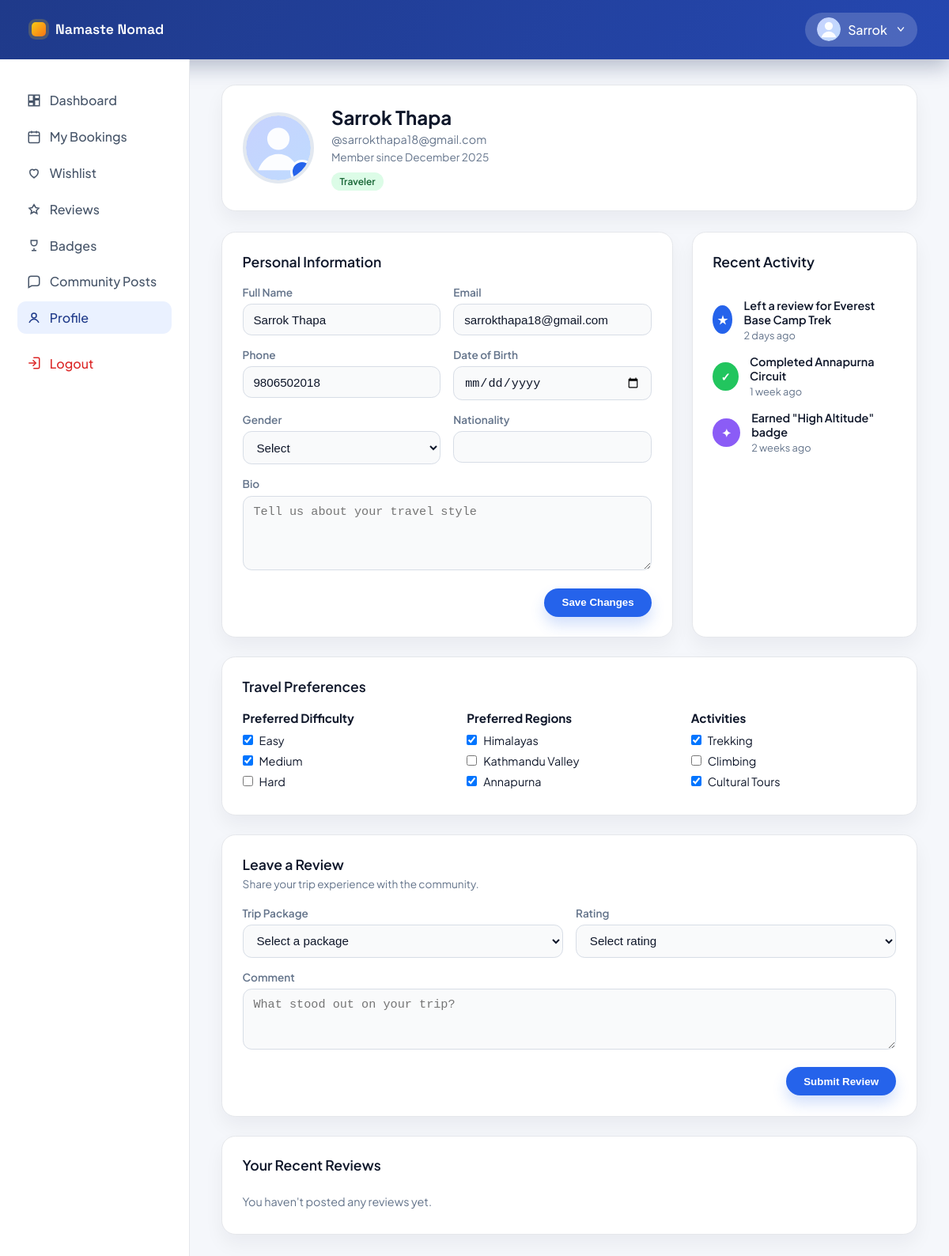
Before: /accounts/traveler/profile/ (signed in) with the older database file.
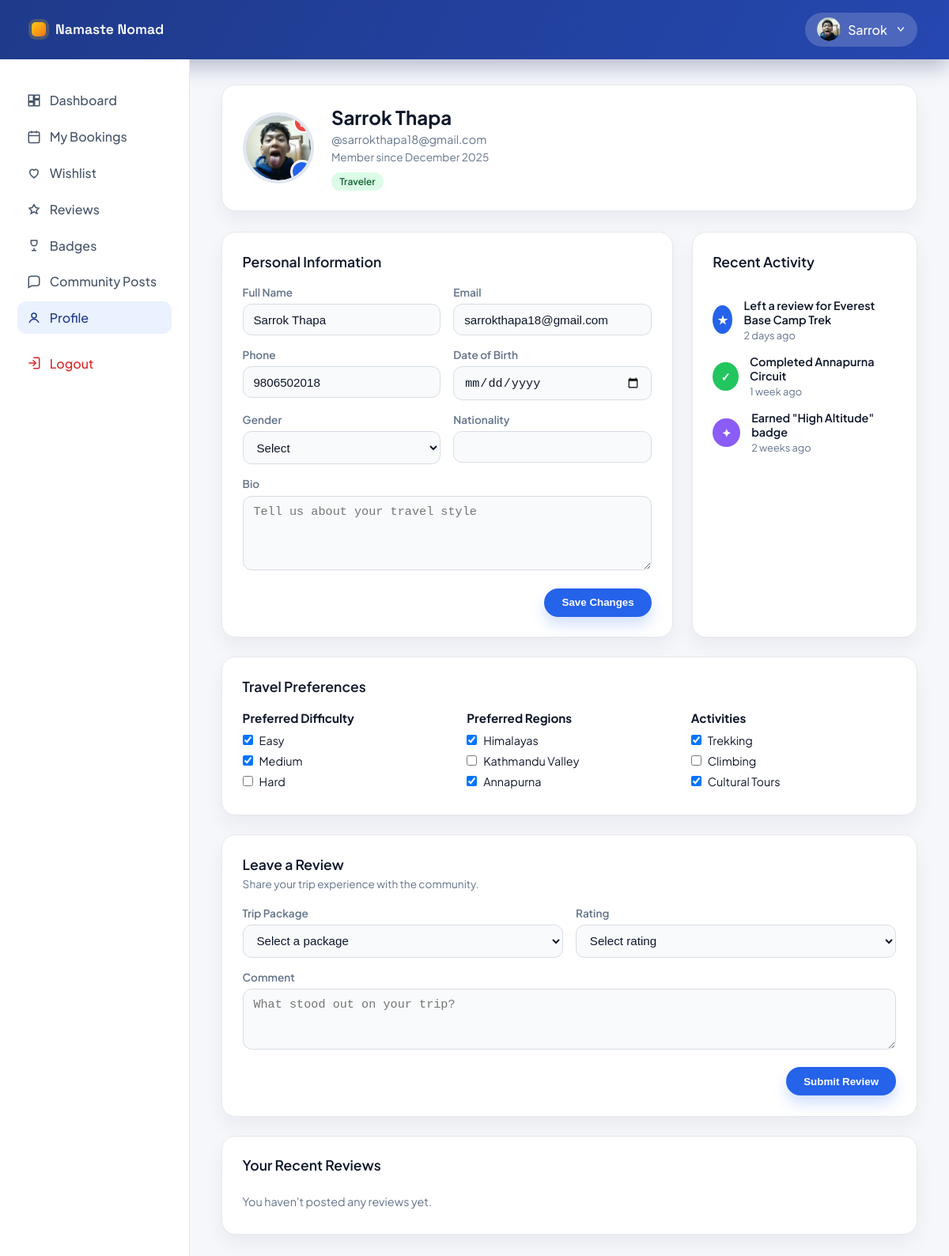
After: the same page with the newer database file.
### accounts/models.py (models this page shows, shortened)
class TravelerProfile(models.Model):
    GENDER_CHOICES = (
        ('male', 'Male'),
        ('female', 'Female'),
        ('other', 'Other'),
        ('', 'Prefer not to say'),
    )
    user = models.OneToOneField(User, on_delete=models.CASCADE, related_name='traveler_profile')
    date_of_birth = models.DateField(blank=True, null=True)
    gender = models.CharField(max_length=20, choices=GENDER_CHOICES, blank=True)
    nationality = models.CharField(max_length=80, blank=True)
    bio = models.TextField(blank=True)
    avatar = models.ImageField(upload_to='avatars/', blank=True, null=True)
    created_at = models.DateTimeField(auto_now_add=True)

### accounts/views.py (the view, shortened to what this page needs)
# urls.py: path('traveler/profile/', views.traveler_profile, name='traveler_profile'),
@never_cache
@login_required(login_url='traveler_login')
def traveler_profile(request):
    if not _ensure_traveler(request):
        return redirect('traveler_login')
    profile = _get_traveler_profile(request.user)
    if profile is None:
        profile = TravelerProfile.objects.create(user=request.user)
    full_name = f"{request.user.first_name} {request.user.last_name}".strip() or request.user.username
    traveler_reviews = Review.objects.filter(traveler=request.user).select_related('package').order_by('-created_at')[:6]
    review_packages = Package.objects.filter(is_active=True).order_by('title')
    activity = [
        {
            'title': 'Left a review for Everest Base Camp Trek',
            'time': '2 days ago',
            'variant': 'review',
        },
        {
            'title': 'Completed Annapurna Circuit',
            'time': '1 week ago',
            'variant': 'completed',
        },
        {
            'title': 'Earned "High Altitude" badge',
            'time': '2 weeks ago',
            'variant': 'badge',
        },
    ]
    return render(request, 'accounts/traveler_profile.html', {
        'profile': profile,
        'full_name': full_name,
        'traveler_reviews': traveler_reviews,
        'review_packages': review_packages,
        'activity': activity,
        'active_page': 'profile',
    })

### accounts/views.py (called while the page is built)
def _get_traveler_profile(user):
    try:
        return user.traveler_profile
    except TravelerProfile.DoesNotExist:
        return None

def _ensure_traveler(request):
    if getattr(request.user, 'user_type', '') != 'traveler':
        messages.error(request, 'Traveler access only.')
        return False
    return True

### accounts/templates/accounts/traveler_profile.html (shortened to what the changed rows need)
{% load static %}
<!DOCTYPE html>
<html lang="en">
<head>
    <link rel="stylesheet" href="{% static 'css/traveler_profile.css' %}">
</head>
<body>
    <header class="traveler-topbar">
        <div class="topbar-actions">
            <div class="user-chip">
                <div class="chip-avatar">
                    {% if profile.avatar %}
                        <img src="{{ profile.avatar.url }}" alt="Traveler avatar">
                    {% else %}
                        <img src="{% static 'images/default-avatar.svg' %}" alt="Default traveler avatar">
                    {% endif %}
                </div>
            </div>
        </div>
    </header>
    <div class="traveler-shell">
        <main class="traveler-main">
            <form class="profile-form" method="POST" enctype="multipart/form-data">
                <section class="card profile-card">
                    <div class="profile-identity">
                        <div class="avatar-wrap">
                            {% if profile.avatar %}
                                <img src="{{ profile.avatar.url }}" alt="Traveler avatar">
                            {% else %}
                                <img src="{% static 'images/default-avatar.svg' %}" alt="Default traveler avatar">
                            {% endif %}
                            <label class="avatar-action" title="Update photo">
                                <span>+</span>
                            </label>
                            {% if profile.avatar %}
                                <button class="avatar-remove" type="submit" name="remove_avatar" value="1" aria-label="Remove profile picture" title="Remove profile picture">
                                    <svg viewBox="0 0 24 24" fill="none" stroke="currentColor" stroke-width="2" aria-hidden="true">
                                        <path d="M3 6h18"/>
                                        <path d="M8 6V4h8v2"/>
                                        <path d="M19 6l-1 14H6L5 6"/>
                                        <path d="M10 11v6M14 11v6"/>
                                    </svg>
                                </button>
                            {% endif %}
                        </div>
                        <div>
                            <h1>{{ full_name }}</h1>
                        </div>
                    </div>
                </section>
                <section class="content-grid">
                    <div class="card">
                        <div class="card-header">
                            <h2>Personal Information</h2>
                        </div>
                        <div class="form-grid">
                            <div class="form-group">
                                <label>Gender</label>
                                <select class="form-control" name="gender">
                                    <option value="" {% if not profile.gender %}selected{% endif %}>Select</option>
                                </select>
                            </div>
                        </div>
                    </div>
                    <div class="card activity-card">
                        <div class="card-header">
                            <h2>Recent Activity</h2>
                        </div>
                    </div>
                </section>
                <section class="card preferences-card">
                    <div class="card-header">
                        <h2>Travel Preferences</h2>
                    </div>
                </section>
            </form>
            <section class="card review-entry-card">
                <div class="card-header">
                    <h2>Leave a Review</h2>
                </div>
            </section>
            <section class="card review-list-card">
                <div class="card-header">
                    <h2>Your Recent Reviews</h2>
                </div>
            </section>
        </main>
    </div>
</body>
</html>

Changed rows visible on the page:
changed TravelerProfile "Select": avatar: picture added
